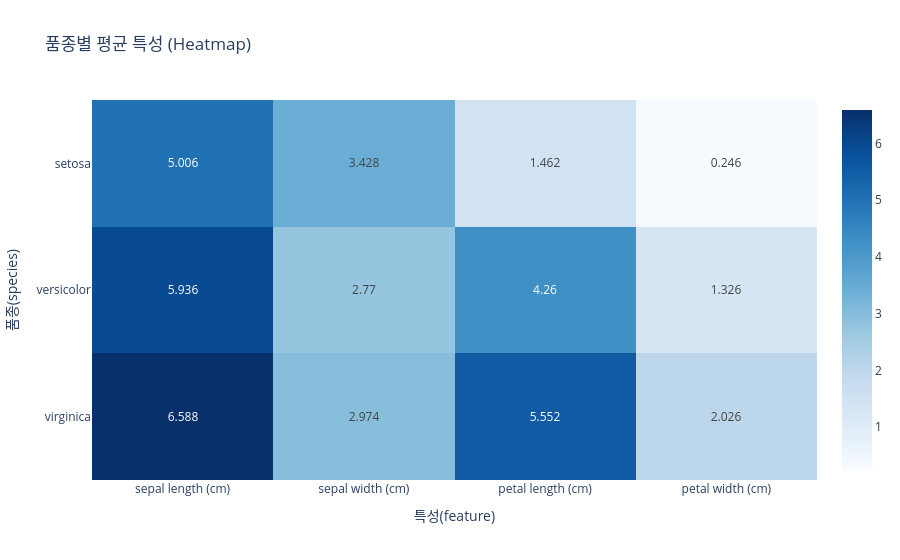

The notebook cell this image was saved under:
### Markdown cell above
> **상관관계에서 읽어내야 할 것:**
> - `petal length`와 `petal width`의 상관계수 ≈ 0.96 → 매우 강한 양의 상관 (함께 커짐)
> - `sepal width`는 다른 피처들과 상관이 낮음 → 독립적인 정보를 제공
> - 상관이 너무 높은 피처들은 중복 정보일 수 있음 → 나중에 피처 선택/제거 고려

### Code cell
# 품종별 평균 특성 히트맵
group_means = df.groupby("species")[iris_data.feature_names].mean()

fig = px.imshow(
    group_means,
    text_auto=True,
    aspect="auto",
    color_continuous_scale="Blues",
    title="품종별 평균 특성 (Heatmap)"
)

fig.update_xaxes(title="특성(feature)")
fig.update_yaxes(title="품종(species)")

fig.show()

### Figure 1 — Plotly figure (JSON) as saved in the notebook; plotly's stock layout.template omitted (floating-point values rounded to 4 significant figures)
{"data": [{"coloraxis": "coloraxis", "hovertemplate": "x: %{x}<br>species: %{y}<br>color: %{z}<extra></extra>", "name": "0", "texttemplate": "%{z}", "type": "heatmap", "x": ["sepal length (cm)", "sepal width (cm)", "petal length (cm)", "petal width (cm)"], "xaxis": "x", "y": ["setosa", "versicolor", "virginica"], "yaxis": "y", "z": [[5.006, 3.428, 1.462, 0.246], [5.936, 2.77, 4.26, 1.326], [6.588, 2.974, 5.552, 2.026]]}], "layout": {"coloraxis": {"colorscale": [[0, "rgb(247,251,255)"], [0.125, "rgb(222,235,247)"], [0.25, "rgb(198,219,239)"], [0.375, "rgb(158,202,225)"], [0.5, "rgb(107,174,214)"], [0.625, "rgb(66,146,198)"], [0.75, "rgb(33,113,181)"], [0.875, "rgb(8,81,156)"], [1, "rgb(8,48,107)"]]}, "title": {"text": "품종별 평균 특성 (Heatmap)"}, "xaxis": {"anchor": "y", "domain": [0, 1], "title": {"text": "특성(feature)"}}, "yaxis": {"anchor": "x", "autorange": "reversed", "domain": [0, 1], "title": {"text": "품종(species)"}}}}
